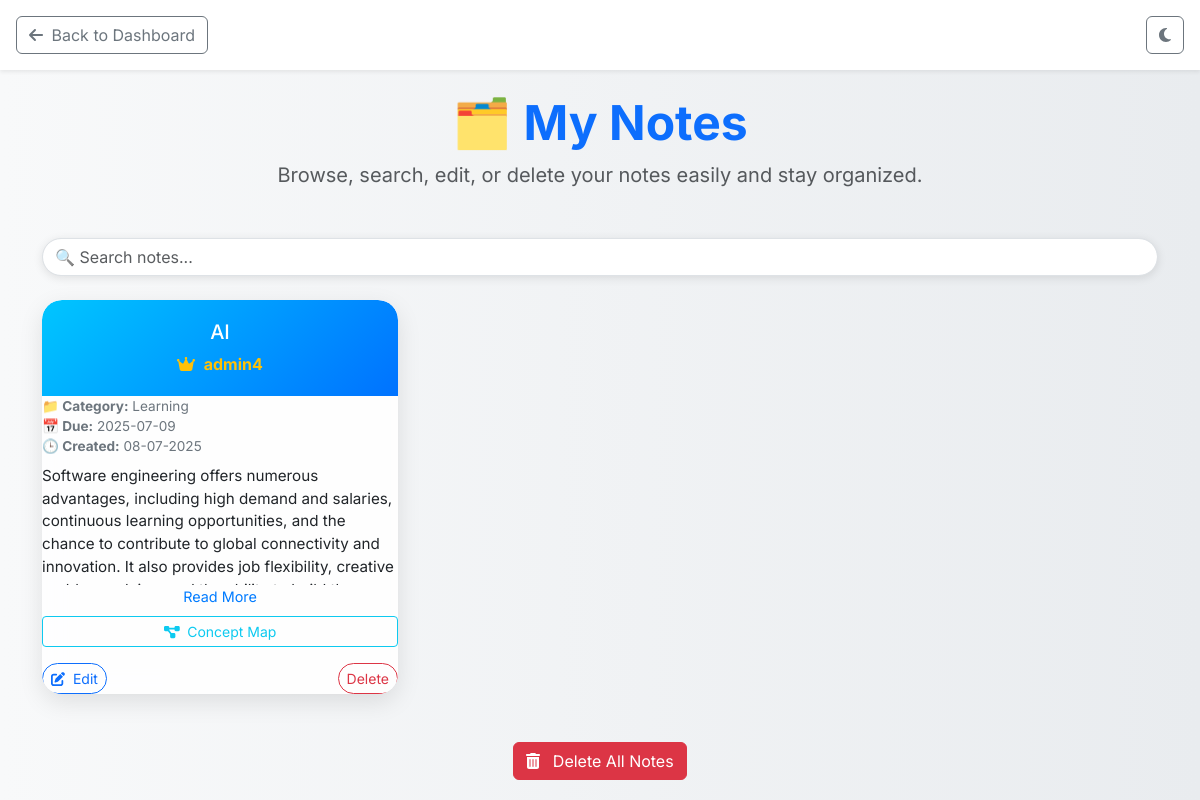
Page /view_notes (signed in) on the committed database.
### app/models/note.py (models this page shows, shortened)
class Note(db.Model):
    __tablename__ = 'notes'
    id = db.Column(db.Integer, primary_key=True)
    title = db.Column(db.String(120), nullable=False)
    category = db.Column(db.String(50))
    due_date = db.Column(db.String(50))
    content = db.Column(db.Text, nullable=False)
    created_at = db.Column(db.DateTime, default=datetime.utcnow)
    approved = db.Column(db.Boolean, default=False)
    user_id = db.Column(db.Integer, db.ForeignKey('users.id', ondelete='CASCADE'), nullable=False)
    user = db.relationship('User', back_populates='notes')

### app/models/user.py (models this page shows, shortened)
class User(UserMixin, db.Model):
    __tablename__ = 'users'
    id = db.Column(db.Integer, primary_key=True)
    username = db.Column(db.String(150), unique=True, nullable=False)
    email = db.Column(db.String(150), unique=True, nullable=False)
    password_hash = db.Column(db.String(200), nullable=False)
    gender = db.Column(db.String(10))  # male / female / other
    role = db.Column(db.String(20), nullable=False, default='user')
    is_active = db.Column(db.Boolean, default=True)
    last_seen = db.Column(db.DateTime, default=datetime.utcnow)
    notes = db.relationship('Note', back_populates='user', cascade='all, delete-orphan')
    blogs = db.relationship('Blog', back_populates='user', cascade='all, delete-orphan')  # ✅ 'user' now matches Blog model
    notifications = db.relationship('Notification', back_populates='user', cascade='all, delete-orphan')

### app/routes/notes_routes.py (the view)
@notes_bp.route('/view_notes')
@login_required
def view_notes():
    if current_user.role == 'admin':
        notes = Note.query.order_by(Note.created_at.desc()).all()
    else:
        notes = Note.query.filter_by(approved=True).order_by(Note.created_at.desc()).all()
    notes = sorted(notes, key=lambda note: 0 if note.user.role == 'admin' else 1)
    return render_template('notes.html', notes=notes)

### app/__init__.py (called while the page is built)
@login_manager.user_loader
def load_user(user_id):
    from app.models.user import User
    return User.query.get(int(user_id))

### app/controllers/admin_controller.py (called while the page is built)
def get_settings():
    settings = Settings.query.first()
    if not settings:
        settings = Settings()
        db.session.add(settings)
        db.session.commit()
    return settings

### app/templates/notes.html (shortened to what this page needs)
<!DOCTYPE html>
<html lang="en">
<head>
  <link href="https://cdn.jsdelivr.net/npm/bootstrap@5.3.0/dist/css/bootstrap.min.css" rel="stylesheet" />
  <link href="https://cdnjs.cloudflare.com/ajax/libs/font-awesome/6.4.0/css/all.min.css" rel="stylesheet" />
  <link rel="stylesheet" href="{{ url_for('static', filename='css/style.css') }}">
  <link href="https://cdnjs.cloudflare.com/ajax/libs/vis/4.21.0/vis-network.min.css" rel="stylesheet"/>
</head>
<body>
  <div class="d-flex justify-content-between align-items-center p-3 bg-white shadow-sm">
    <a href="{{ url_for('main.dashboard') }}" class="btn btn-outline-secondary">
      <i class="fas fa-arrow-left me-1"></i> Back to Dashboard
    </a>
    <button class="btn btn-outline-secondary" id="toggle-theme" title="Toggle dark mode">
      <i class="fas fa-moon"></i>
    </button>
  </div>
  <div class="container mt-4">
    <div class="text-center mb-5">
      <h1 class="fw-bold display-5 text-primary">🗂️ My Notes</h1>
      <p class="text-muted fs-5">Browse, search, edit, or delete your notes easily and stay organized.</p>
    </div>
    <input type="text" id="searchInput" class="form-control mb-4 search-bar" placeholder="🔍 Search notes...">
    {% if notes %}
      <div class="row g-4" id="notesContainer">
        {% for note in notes %}
        <div class="col-lg-4 col-md-6 note-item">
          <div class="note-card h-100">
            <div class="note-header">
              <h5>{{ note.title }}</h5>
              <p class="mb-0 fs-6">
    {% if note.user.role == 'admin' %}
      <i class="fas fa-crown text-warning me-1" title="Admin"></i>
      <strong class="text-warning">{{ note.user.username }}</strong>
    {% elif note.user.gender == 'male' %}
      <i class="fas fa-user-tie text-primary me-1" title="Male User"></i>
      <span class="text-primary">{{ note.user.username }}</span>
    {% elif note.user.gender == 'female' %}
      <i class="fas fa-user-graduate text-danger me-1" title="Female User"></i>
      <span class="text-danger">{{ note.user.username }}</span>
    {% else %}
      <i class="fas fa-user-alt text-muted me-1" title="User"></i>
      <span class="text-muted">{{ note.user.username }}</span>
    {% endif %}
  </p>
            </div>
            <div class="card-body d-flex flex-column">
              <div class="note-meta mb-2">
                <p><strong>📁 Category:</strong> {{ note.category }}</p>
                <p><strong>📅 Due:</strong> {{ note.due_date }}</p>
                <p><strong>🕒 Created:</strong> {{ note.created_at.strftime('%d-%m-%Y') }}</p>
              </div>
              <div class="note-content">{{ note.content|safe }}</div>
              <button class="read-more-btn" onclick="toggleReadMore(this)">Read More</button>
              <button class="btn btn-outline-info btn-sm mt-2" onclick="showConceptMap({{ note.id }})">
                <i class="fas fa-project-diagram me-1"></i> Concept Map
              </button>
              <div class="note-actions d-flex justify-content-between align-items-center mt-3">
                <a href="{{ url_for('notes.edit_note', note_id=note.id) }}" class="btn btn-sm btn-outline-primary rounded-pill">
                  <i class="fas fa-edit me-1"></i> Edit
                </a>
                <button class="btn btn-sm btn-outline-danger rounded-pill d-flex align-items-center" onclick="deleteNote({{ note.id }}, this)">
                  <span>Delete</span>
                </button>
              </div>
            </div>
          </div>
        </div>
        {% endfor %}
      </div>
      <div class="text-center mt-5">
        <button class="btn btn-danger delete-all-btn" onclick="deleteAllNotes(this)">
          <i class="fas fa-trash-alt me-2"></i> Delete All Notes
        </button>
      </div>
    {% else %}
      <div class="alert alert-info text-center mt-4">
        <i class="fas fa-info-circle me-1"></i>        <a href="{{ url_for('main.create_note') }}">Create a new note</a>.
      </div>
    {% endif %}
  </div>
</body>
</html>

### app/templates/notes.html (style rules this page uses)
body { font-family: 'Inter', sans-serif; background: linear-gradient(to right, #f8f9fa, #e9ecef); min-height: 100vh; transition: background 0.3s, color 0.3s; }
.note-card { background: rgba(255, 255, 255, 0.85); backdrop-filter: blur(15px); border-radius: 20px; overflow: hidden; box-shadow: 0 8px 24px rgba(0, 0, 0, 0.1); transition: transform 0.3s ease, box-shadow 0.3s ease; position: relative; display: flex; flex-direction: column; }
.note-header { background: linear-gradient(135deg, #00c6ff, #0072ff); color: white; padding: 20px; text-align: center; border-radius: 20px 20px 0 0; }
.note-meta p { margin: 0; font-size: 0.85rem; color: #6c757d; }
.note-content { max-height: 120px; overflow: hidden; position: relative; font-size: 0.95rem; }
.read-more-btn { margin-top: auto; cursor: pointer; color: #007bff; font-size: 0.9rem; border: none; background: transparent; }
.search-bar { border-radius: 30px; box-shadow: 0 2px 10px rgba(0,0,0,0.1); }

### rows in the picture
Note: title "AI", user.username "admin4", category "Learning", due_date "2025-07-09", created_at "08-07-2025", content "Software engineering offers numerous advantages, including high demand and salaries, continuous learning opportunities, and the chance to contribute to global connectivity and innovation. It also provides job flexibility, creative…"
